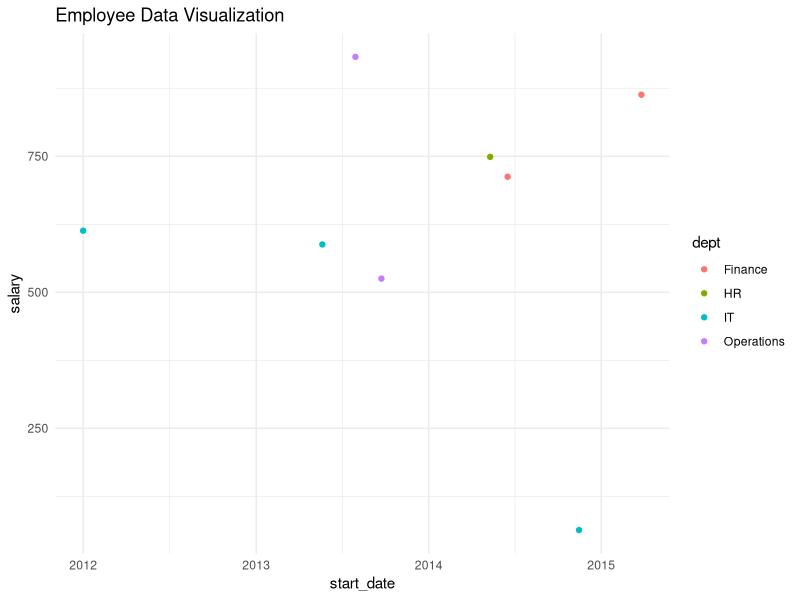

Source code (R):
# Create a data frame
data <- data.frame(
  id = c(1, 2, 3, 4, 5, 6, 7, 8),
  name = c("Shubham", "Arpita", "Vaishali", "Nishka", "Gunjan", "Sumit", "Anisha", "Akash"),
  salary = c(613.3, 525.2, 63, 749, 863.25, 588, 932.8, 712.5),
  start_date = as.Date(c("2012-01-01", "2013-09-23", "2014-11-15", "2014-05-11", "2015-03-27", "2013-05-21", "2013-07-30", "2014-06-17")),
  dept = c("IT", "Operations", "IT", "HR", "Finance", "IT", "Operations", "Finance")
)

# Print the data frame
print(data)

# Visualize the data
# You can use various libraries and functions for visualization, like ggplot2, lattice, or base R graphics. 
# Here's an example using ggplot2:

library(ggplot2)

# Create a scatterplot of salary by start date, colored by department
ggplot(data, aes(x = start_date, y = salary, color = dept)) +
  geom_point() +
  labs(title = "Employee Data Visualization") +
  theme_minimal()
